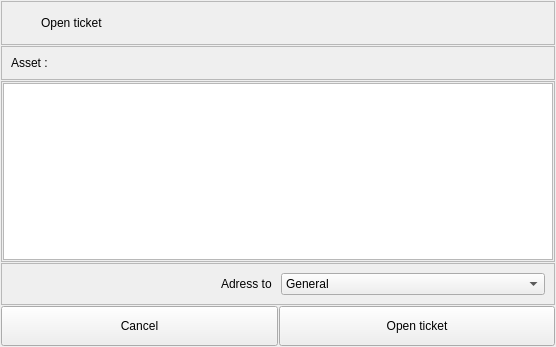
<?xml version="1.0" encoding="UTF-8"?>
<ui version="4.0">
 <class>Form</class>
 <widget class="QWidget" name="Form">
  <property name="geometry">
   <rect>
    <x>0</x>
    <y>0</y>
    <width>556</width>
    <height>347</height>
   </rect>
  </property>
  <property name="windowTitle">
   <string>Form</string>
  </property>
  <layout class="QVBoxLayout" name="verticalLayout">
   <property name="spacing">
    <number>1</number>
   </property>
   <property name="leftMargin">
    <number>1</number>
   </property>
   <property name="topMargin">
    <number>1</number>
   </property>
   <property name="rightMargin">
    <number>1</number>
   </property>
   <property name="bottomMargin">
    <number>1</number>
   </property>
   <item>
    <widget class="QFrame" name="frame_2">
     <property name="frameShape">
      <enum>QFrame::StyledPanel</enum>
     </property>
     <property name="frameShadow">
      <enum>QFrame::Raised</enum>
     </property>
     <layout class="QHBoxLayout" name="horizontalLayout_2">
      <item>
       <widget class="QLabel" name="ticket_icon_label">
        <property name="minimumSize">
         <size>
          <width>24</width>
          <height>24</height>
         </size>
        </property>
        <property name="maximumSize">
         <size>
          <width>24</width>
          <height>24</height>
         </size>
        </property>
        <property name="text">
         <string/>
        </property>
       </widget>
      </item>
      <item>
       <widget class="QLabel" name="label">
        <property name="text">
         <string>Open ticket</string>
        </property>
       </widget>
      </item>
     </layout>
    </widget>
   </item>
   <item>
    <widget class="QFrame" name="frame_3">
     <property name="frameShape">
      <enum>QFrame::StyledPanel</enum>
     </property>
     <property name="frameShadow">
      <enum>QFrame::Raised</enum>
     </property>
     <layout class="QHBoxLayout" name="horizontalLayout_3">
      <item>
       <widget class="QLabel" name="label_2">
        <property name="sizePolicy">
         <sizepolicy hsizetype="Fixed" vsizetype="Preferred">
          <horstretch>0</horstretch>
          <verstretch>0</verstretch>
         </sizepolicy>
        </property>
        <property name="text">
         <string>Asset :</string>
        </property>
       </widget>
      </item>
      <item>
       <widget class="QLabel" name="open_ticket_asset_label">
        <property name="text">
         <string/>
        </property>
       </widget>
      </item>
     </layout>
    </widget>
   </item>
   <item>
    <widget class="QFrame" name="frame">
     <property name="sizePolicy">
      <sizepolicy hsizetype="Preferred" vsizetype="Expanding">
       <horstretch>0</horstretch>
       <verstretch>0</verstretch>
      </sizepolicy>
     </property>
     <property name="frameShape">
      <enum>QFrame::StyledPanel</enum>
     </property>
     <property name="frameShadow">
      <enum>QFrame::Raised</enum>
     </property>
     <layout class="QVBoxLayout" name="verticalLayout_2">
      <property name="spacing">
       <number>5</number>
      </property>
      <property name="leftMargin">
       <number>1</number>
      </property>
      <property name="topMargin">
       <number>1</number>
      </property>
      <property name="rightMargin">
       <number>1</number>
      </property>
      <property name="bottomMargin">
       <number>1</number>
      </property>
      <item>
       <widget class="QPlainTextEdit" name="open_ticket_plainTextEdit"/>
      </item>
     </layout>
    </widget>
   </item>
   <item>
    <widget class="QFrame" name="frame_4">
     <property name="frameShape">
      <enum>QFrame::StyledPanel</enum>
     </property>
     <property name="frameShadow">
      <enum>QFrame::Raised</enum>
     </property>
     <layout class="QHBoxLayout" name="horizontalLayout_5">
      <item>
       <layout class="QHBoxLayout" name="horizontalLayout_4">
        <item>
         <widget class="QLabel" name="label_3">
          <property name="text">
           <string>Adress to </string>
          </property>
          <property name="alignment">
           <set>Qt::AlignRight|Qt::AlignTrailing|Qt::AlignVCenter</set>
          </property>
         </widget>
        </item>
        <item>
         <widget class="QComboBox" name="ticket_adress_comboBox">
          <item>
           <property name="text">
            <string>General</string>
           </property>
          </item>
         </widget>
        </item>
       </layout>
      </item>
     </layout>
    </widget>
   </item>
   <item>
    <layout class="QHBoxLayout" name="horizontalLayout">
     <property name="spacing">
      <number>1</number>
     </property>
     <item>
      <widget class="QPushButton" name="open_ticket_widget_cancel_pushButton">
       <property name="minimumSize">
        <size>
         <width>0</width>
         <height>40</height>
        </size>
       </property>
       <property name="text">
        <string>Cancel</string>
       </property>
      </widget>
     </item>
     <item>
      <widget class="QPushButton" name="open_ticket_widget_open_pushButton">
       <property name="minimumSize">
        <size>
         <width>0</width>
         <height>40</height>
        </size>
       </property>
       <property name="text">
        <string>Open ticket</string>
       </property>
      </widget>
     </item>
    </layout>
   </item>
  </layout>
 </widget>
 <resources/>
 <connections/>
</ui>
